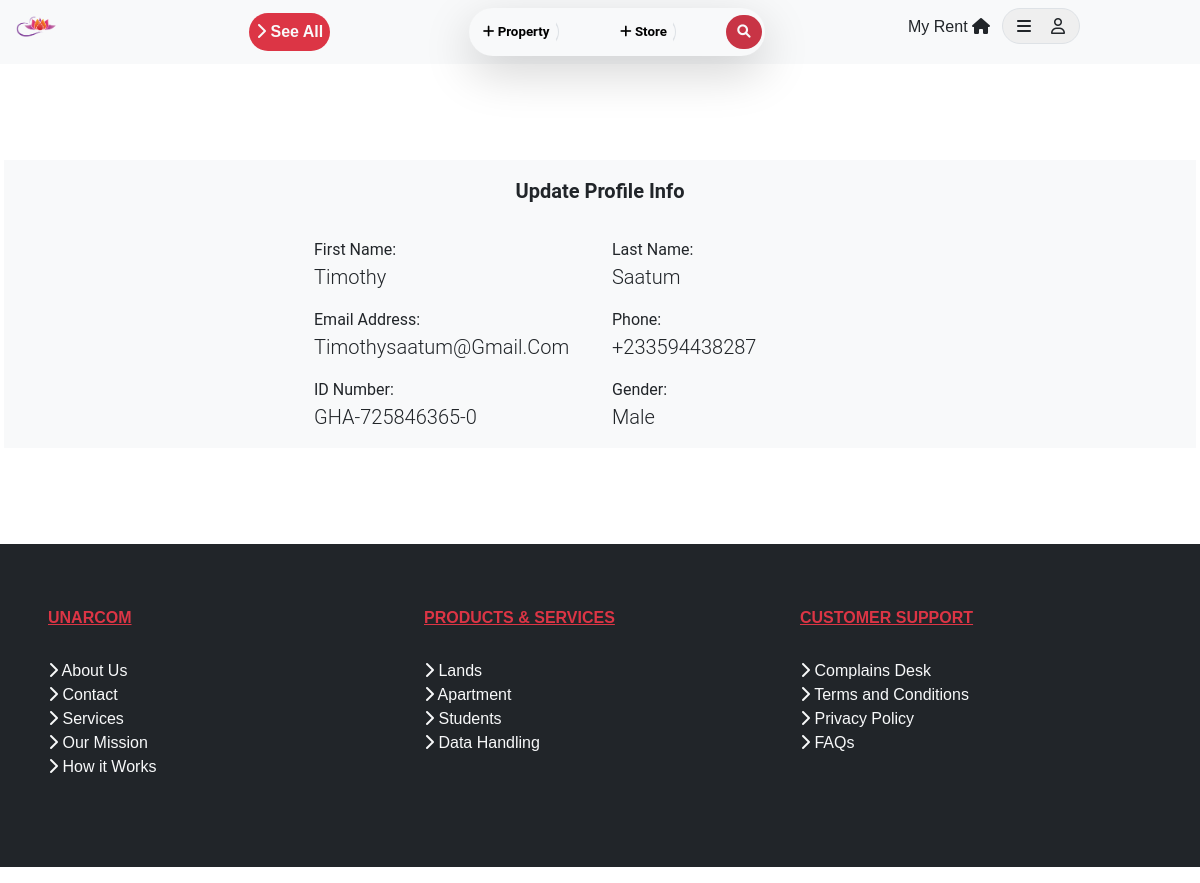
The page /users/profile/ (signed in) on the database its author committed.
### users/models.py (models this page shows, shortened)
class RoomUser(AbstractBaseUser):
	email = models.EmailField(unique=True)
	first_name = models.CharField(max_length=100)
	last_name = models.CharField(max_length=100)
	ghana_card_number = models.CharField(max_length=50)
	telephone = PhoneNumberField()
	gender = models.CharField(max_length=10)
	is_staff = models.BooleanField(default=False)
	is_active = models.BooleanField(default=True)
	is_admin = models.BooleanField(default=False)
	date_joined = models.DateTimeField(default=timezone.now)
	USERNAME_FIELD = 'email'
	REQUIRED_FIELDS = 	['telephone']
	objects = CustomManager()
	@property
	def is_staff(self):
		return self.is_admin

### users/views.py (the view)
# urls.py: path('profile/', views.profile, name='profile'),
@login_required
def profile(request):
    return render(request, 'users/profile.html')

### users/templates/users/profile.html (shortened to what this page needs)
{% extends 'hostels/base.html' %}
{% load static %}
{% load crispy_forms_tags %}
{% block content %}
<section class="user">
    <div class="container5">
        <div class="row d-flex justify-content-center bg-light">
            <div class="col-sm-12 col-md-12 col-lg-6">
                <p class="lead text-center p-3 text-dark fw-bold">Update Profile Info</p>
                <div class="row">
                    <div class="col-sm-6 col-md-6 col-lg-6">
                        <label>First Name:</label><br>
                        <p class="lead text-capitalize text-dark">{{user.first_name}}</p>
                    </div>
                    <div class="col-sm-6 col-md-6 col-lg-6">
                        <label>Last Name:</label><br>
                        <p class="lead text-capitalize text-dark">{{user.last_name}}</p>
                    </div>
                    <div class="col-sm-6 col-md-6 col-lg-6">
                        <label>Email Address:</label><br>
                        <p class="lead text-capitalize text-dark">{{user.email}}</p>
                    </div>
                    <div class="col-sm-6 col-md-6 col-lg-6">
                        <label>Phone:</label><br>
                        <p class="lead text-capitalize text-dark">{{user.telephone}}</p>
                    </div>
                    <div class="col-sm-6 col-md-6 col-lg-6">
                        <label>ID Number:</label><br>
                        <p class="lead text-capitalize text-dark">{{user.ghana_card_number}}</p>
                    </div>
                    <div class="col-sm-6 col-md-6 col-lg-6">
                        <label>Gender:</label><br>
                        <p class="lead text-capitalize text-dark">{{user.gender}}</p>
                    </div>
                </div>
            </div>
        </div>
    </div>
</section>
{% endblock %}

### hostels/static/hostels/css/style.css (style rules this page uses)
html { scroll-behavior: smooth; }
body, html, a { text-decoration: none; font-family: 'Roboto', sans-serif; list-style-type: none; }
.user { margin: 10em 1em 0em 1em; }

### rows shown on the page
RoomUser: first_name "Timothy", last_name "Saatum", email "Timothysaatum@gmail.com", telephone "+233594438287", ghana_card_number "GHA-725846365-0", gender "Male"
